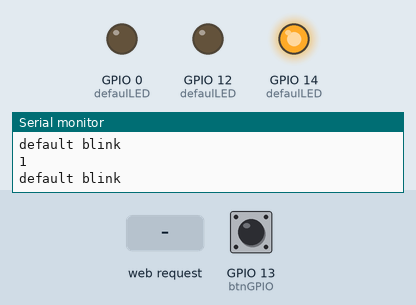
Recording of a sketch running on a simulated ESP8266 (NodeMCU). Parts: output pins drawn as LEDs (lit = HIGH), the last lines printed to the serial monitor. The inputs (shaded band) are chosen by the test bench; at power-on: GPIO 13 (btnGPIO) HIGH. WiFi joins after 1.5 s; servers stay silent unless stated.

Above: at 3.2 s.
3.3 s: GPIO 13 (btnGPIO) pulled LOW for 0.15 s
6.4 s: HTTP request GET /on_alg1 received
At 7.5 s:
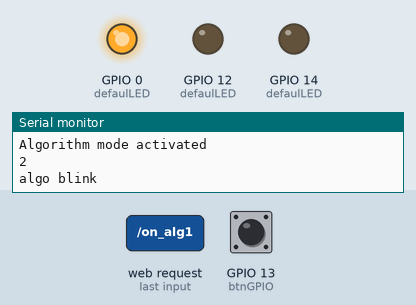
8.5 s: HTTP request GET /off_alg1 received
10.5 s: GPIO 13 (btnGPIO) pulled LOW for 3.2 s
At 13.4 s:
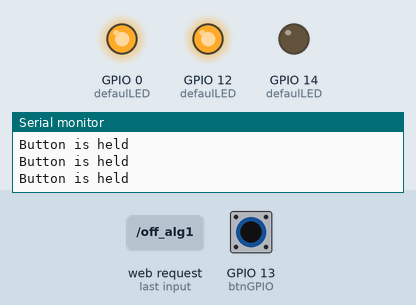
16.5 s: HTTP request GET /on_alg1 received
At 17.7 s:
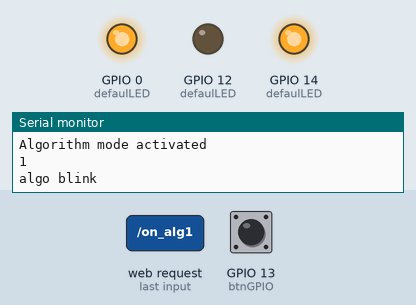
19.5 s: GPIO 13 (btnGPIO) driven LOW
At 21.2 s:
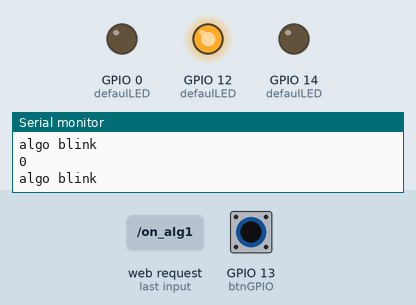
Timing chart, 0 to 23.5 s (numbered marks = the images above; inputs shaded):
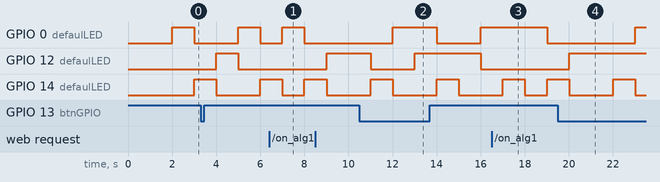

Measured:
- after the input at 6.4 s, GPIO 0 (defaulLED): LOW → HIGH after 0.61 s instead of 1.6 s; GPIO 12 (defaulLED): stays LOW (without the input it goes to HIGH after 0.61 s)
- after the input at 16.5 s, GPIO 12 (defaulLED): stays LOW (without the input it goes to HIGH after 1.5 s)
- after the input at 19.5 s, GPIO 12 (defaulLED): goes on until 20.0 s, then stays HIGH
- by itself, GPIO 14 (defaulLED): alternates HIGH for 1.0 s and LOW for 2.0 s

The sketch:

mc-lab1.ino
```cpp
#include <ESP8266WiFi.h>
#include <ESP8266mDNS.h>
#include <ESPAsyncTCP.h>
#include <ESPAsyncWebServer.h>
#include <WiFiClient.h>
#include "indexHtml.h"
#include "wifi.h"
#include "btn.h"

const uint8_t btnGPIO = 13;
#define LED1GPIO  0
#define LED2GPIO  14
#define LED3GPIO  12
#define BLINK_TIME  1000
#define PIN_DEFOULT 3
#define PIN_ALGO 4

unsigned long lastHoldTime = 0;
unsigned long currentDelay = 0;
unsigned long lastClickTime = 0;

bool btnHold = false;
bool isPressBtn = false;
bool algoBlink = false;
bool siteBtnPressed = false;

const uint8_t defaulLED[] = {LED1GPIO, LED2GPIO, LED3GPIO};
const uint8_t algolLED[] = {LED3GPIO, LED2GPIO, LED1GPIO, LED2GPIO, LED3GPIO};

void pinsSetup()
{
    pinMode(btnGPIO, INPUT);
    for (uint8_t i = 0; i < PIN_DEFOULT; i++)
    {
        pinMode(defaulLED[i], OUTPUT);
    }
    for (uint8_t j = 0; j < PIN_ALGO; j++)
    {
        pinMode(algolLED[j], OUTPUT);
    }
}

void setup()
{
    Serial.begin(115200);
    pinsSetup();
    initWiFi();
    InitMDNS();
}

uint8_t currentLED = 0;

void do_algorithm()
{
    if (millis() - currentDelay >= BLINK_TIME)
    {
        currentDelay = millis();

        if (algoBlink)
        {
            if (currentLED > 0)
                digitalWrite(algolLED[currentLED - 1], LOW);
            else
                digitalWrite(algolLED[sizeof(algolLED) / sizeof(algolLED[0]) - 1], LOW);

            digitalWrite(algolLED[currentLED], HIGH);
            Serial.println(currentLED);
            Serial.println("algo blink");

            currentLED = (currentLED + 1) % (sizeof(algolLED) / sizeof(algolLED[0]));
        }
        else
        {
            if (currentLED > 0)
                digitalWrite(defaulLED[currentLED - 1], LOW);
            else
                digitalWrite(defaulLED[sizeof(defaulLED) / sizeof(defaulLED[0]) - 1], LOW);

            digitalWrite(defaulLED[currentLED], HIGH);
            Serial.println(currentLED);
            Serial.println("default blink");

            currentLED = (currentLED + 1) % (sizeof(defaulLED) / sizeof(defaulLED[0]));
        }
    }
}

void loop()
{
    MDNS.update();
    buttonHold();
    do_algorithm();
    checkSiteBtn();
}
```

btn.h
```cpp
#ifndef BTN_H
#define BTN_H

#include <Arduino.h>
#define HOLD_TIME 2000

extern const uint8_t btnGPIO;
extern unsigned long lastHoldTime;
extern unsigned long lastClickTime;
extern unsigned long currentDelay;

extern bool btnHold;
extern bool isPressBtn;
extern bool algoBlink;
extern bool siteBtnPressed;
extern bool isSiteBtnHold;

void buttonHold()
{
    if (!digitalRead(btnGPIO))
    {
        if (!btnHold)
        {
            lastHoldTime = millis();
            btnHold = true;
            Serial.println("press");
        }

        if (millis() - lastHoldTime >= HOLD_TIME)
        {
            algoBlink = !algoBlink;
            Serial.println("Button is held");
        }
    }
    else
    {
        btnHold = false;
    }
}

void checkSiteBtn()
{
    static bool lastState = false;

    if (siteBtnPressed && !lastState)
    {
        algoBlink = !algoBlink;
        Serial.println(algoBlink ? "Algorithm mode activated" : "Default mode activated");
    }

    lastState = siteBtnPressed;
}

#endif
```

indexHtml.h
```cpp
#ifndef INDEX_HTML_H
#define INDEX_HTML_H

const char index_html[] PROGMEM = R"rawliteral(
    <!DOCTYPE HTML>
    <html>

    <head>
        <meta name="viewport" content="width=device-width, initial-scale=1">
        <style>
            body {
                font-family: Arial;
                text-align: center;
                margin: 0px auto;
                padding-top: 30px;
            }

            .button {
                padding: 10px 20px;
                font-size: 24px;
                text-align: center;
                outline: none;
                color: #fff;
                background-color: #2f4468;
                border: none;
                border-radius: 5px;
                box-shadow: 0 6px #999;
                cursor: pointer;
                -webkit-tap-highlight-color: rgba(0, 0, 0, 0);
            }

            .button:hover {
                background-color: #1f2e45
            }

            .button:active {
                background-color: #1f2e45;
                box-shadow: 0 4px #666;
                transform: translateY(2px);
            }

            .leds {
                width: 100px;
                height: 100px;
                margin: 20px;
                display: inline-block;
                border: 5px solid black;
                border-radius: 50%;
            }

            .container {
                text-align: center;
            }

            #led1 {
                background-color: white;
            }

            @media screen and (max-width: 480px) {
                .leds {
                    width: 50px;
                    height: 50px;
                }

                .button {
                    padding: 15px 100px 15px 10px;
                    font-size: 10px;
                }

                h1 {
                    font-size: 24px;
                    padding-top: 20px;
                }
            }
        </style>
    </head>

    <body>
        <h1>ESP Pushbutton Web Server</h1>
        <!-- onmousedown / onmouseup - on PC/Laptop, ontouchend / ontouchstart - on mobile -->
<button class="button" onclick="algorighm1();">Click me</button>


<script>
    let isOn = false;
    function algorighm1() {
        isOn = !isOn;
        var xhr = new XMLHttpRequest();
        xhr.open("GET", isOn ? "/on_alg1" : "/off_alg1", true);
        xhr.send();
    }
    </script>
    </body>

    </html>
    )rawliteral";

#endif
```

wifi.h
```cpp
#ifndef WIFI_H
#define WIFI_H

#include <ESPAsyncWebServer.h>
AsyncWebServer server(80); // Порт 80 для HTTP-з'єднання

#ifndef ESP_WIFI_MODE
#define ESP_WIFI_MODE 1
#endif

#ifndef SSID
#define SSID "admin"
#endif

#ifndef PASSWORD
#define PASSWORD "domestos1216"
#endif

#define HOST_NAME "lvivske1715"

extern bool siteBtnPressed;
void notFound(AsyncWebServerRequest *request);

uint8_t initWiFi()
{
    if (ESP_WIFI_MODE == 1)
    {
        WiFi.mode(WIFI_STA);
        // Connect to Wi-Fi network with SSID and password
        WiFi.begin(SSID, PASSWORD);

        while (WiFi.status() != WL_CONNECTED)
        {
            delay(1000);
            Serial.println("Connecting to WiFi..");
        }
        Serial.println();
        Serial.print("ESP IP Address: http://");
        Serial.println(WiFi.localIP());

        Serial.print("RRSI: ");
        Serial.println(WiFi.RSSI());
    }
    else if (ESP_WIFI_MODE == 2)
    {
        WiFi.mode(WIFI_AP);
        Serial.println("Setting AP (Access Point)…");
        // Remove the password parameter, if you want the AP (Access Point) to be open
        WiFi.softAP(SSID, NULL);

        IPAddress IP = WiFi.softAPIP();
        Serial.print("AP IP address: ");
        Serial.println(IP);
    }
    else
    {
        WiFi.mode(WIFI_OFF);
        Serial.println("Wifi of");
        return -1;
    }
    server.on("/", HTTP_GET, [](AsyncWebServerRequest *request)
              { request->send_P(200, "text/html", index_html); });

    server.on("/on_alg1", HTTP_GET, [](AsyncWebServerRequest *request)
              {
    siteBtnPressed = true;
    Serial.println("site bnt true");
    request->send(200, "text/plain", "ok"); });

    server.on("/off_alg1", HTTP_GET, [](AsyncWebServerRequest *request)
              {
    siteBtnPressed = false;

    Serial.println("site bnt false");

    request->send(200, "text/plain", "ok"); });

    server.onNotFound(notFound);
    server.begin();

    return 0;
}

void notFound(AsyncWebServerRequest *request)
{
    request->send(404, "text/plain", "Not found");
}

void InitMDNS()
{
    if (!MDNS.begin(HOST_NAME))
    {
        Serial.println("Error starting mDNS");
    }
    Serial.println("mDNS started");
}

#endif
```
